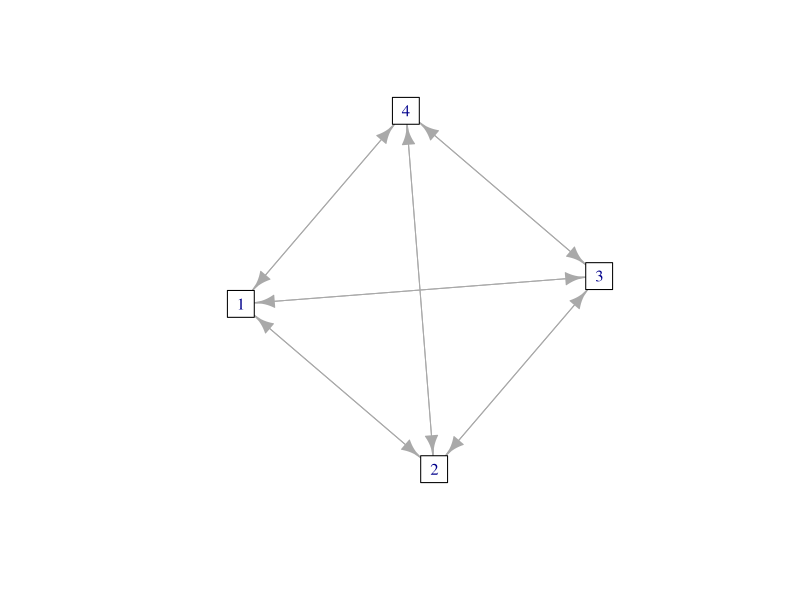

R code for this plot:
## ---- chunk 1
library(igraph)

relations <- data.frame(
  from = c(1, 1, 1, 2, 2, 2, 3, 3, 3, 4, 4, 4),
  to = c(2, 3, 4, 1, 3, 4, 1, 2, 4, 1, 2, 3)
)
g <- graph_from_data_frame(relations, directed=TRUE)
plot(g, vertex.color = "white", vertex.shape = "rectangle", label.color = "black", label.family = "Centaur")
